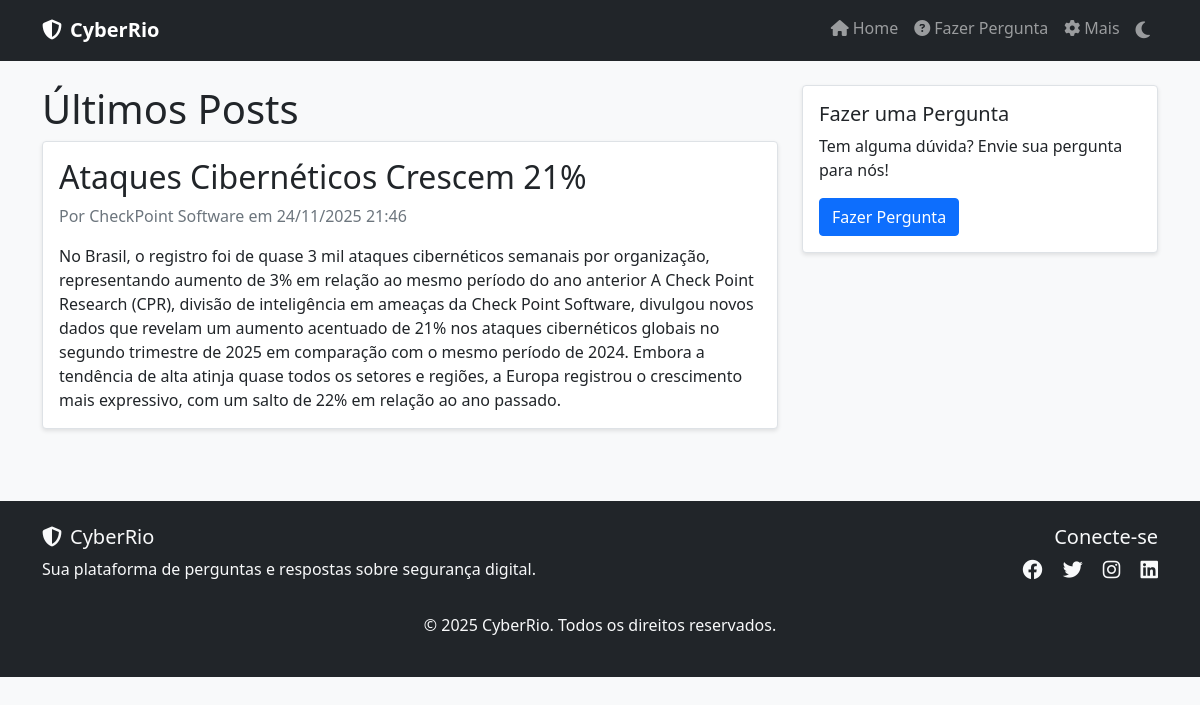
The page / on the database its author committed.
### database.py (models this page shows)
class Post(db.Model):
    id = db.Column(db.Integer, primary_key=True)
    titulo = db.Column(db.String(200), nullable=False)
    conteudo = db.Column(db.Text, nullable=False)
    data_criacao = db.Column(db.DateTime, default=db.func.current_timestamp())
    autor = db.Column(db.String(100), default='Admin')

### app.py (the view)
@app.route('/')
def index():
    posts = Post.query.order_by(Post.data_criacao.desc()).all()
    return render_template('index.html', posts=posts)

### templates/index.html
{% extends "base.html" %}
{% block content %}
<div class="row">
    <div class="col-md-8">
        <h1>Últimos Posts</h1>
        {% for post in posts %}
        <div class="card mb-4">
            <div class="card-body">
                <h2 class="card-title">{{ post.titulo }}</h2>
                <p class="text-muted">
                    Por {{ post.autor }} em {{ post.data_criacao.strftime('%d/%m/%Y %H:%M') }}
                </p>
                <p class="card-text">{{ post.conteudo|safe }}</p>
            </div>
        </div>
        {% else %}
        <div class="alert alert-info">
            Nenhum post publicado ainda.
        </div>
        {% endfor %}
    </div>
    <div class="col-md-4">
        <div class="card">
            <div class="card-body">
                <h5 class="card-title">Fazer uma Pergunta</h5>
                <p class="card-text">Tem alguma dúvida? Envie sua pergunta para nós!</p>
                <a href="{{ url_for('perguntas') }}" class="btn btn-primary">Fazer Pergunta</a>
            </div>
        </div>
    </div>
</div>
{% endblock %}

### templates/base.html (shortened to what this page needs)
<!DOCTYPE html>
<html lang="pt-br">
<head>
    <link href="https://cdn.jsdelivr.net/npm/bootstrap@5.1.3/dist/css/bootstrap.min.css" rel="stylesheet">
    <link rel="stylesheet" href="https://cdnjs.cloudflare.com/ajax/libs/font-awesome/6.4.0/css/all.min.css">
    <link rel="stylesheet" href="{{ url_for('static', filename='style.css') }}">
</head>
<body>
    <nav class="navbar navbar-expand-lg navbar-dark bg-dark">
        <div class="container">
            <a class="navbar-brand" href="{{ url_for('index') }}">
                <i class="fas fa-shield-alt me-2"></i>CyberRio
            </a>
            <div class="collapse navbar-collapse" id="navbarNav">
                <div class="navbar-nav ms-auto">
                    <a class="nav-link" href="{{ url_for('index') }}">
                        <i class="fas fa-home me-1"></i>Home
                    </a>
                    <a class="nav-link" href="{{ url_for('perguntas') }}">
                        <i class="fas fa-question-circle me-1"></i>Fazer Pergunta
                    </a>
                    <a class="nav-link" href="{{ url_for('admin') }}">
                        <i class="fas fa-cog me-1"></i>Mais
                    </a>
                    <span class="nav-link theme-toggle" onclick="toggleTheme()">
                        <i class="fas fa-moon"></i>
                    </span>
                </div>
            </div>
        </div>
    </nav>
    <div class="container mt-4">
        {% block content %}{% endblock %}
    </div>
    <footer class="bg-dark text-light py-4 mt-5">
        <div class="container">
            <div class="row">
                <div class="col-md-6">
                    <h5><i class="fas fa-shield-alt me-2"></i>CyberRio</h5>
                    <p>Sua plataforma de perguntas e respostas sobre segurança digital.</p>
                </div>
                <div class="col-md-6 text-md-end">
                    <h5>Conecte-se</h5>
                    <div class="social-icons">
                        <a href="#" class="text-light me-3"><i class="fab fa-facebook fa-lg"></i></a>
                        <a href="#" class="text-light me-3"><i class="fab fa-twitter fa-lg"></i></a>
                        <a href="#" class="text-light me-3"><i class="fab fa-instagram fa-lg"></i></a>
                        <a href="#" class="text-light"><i class="fab fa-linkedin fa-lg"></i></a>
                    </div>
                </div>
            </div>
            <div class="text-center mt-3">
                <p>&copy; 2025 CyberRio. Todos os direitos reservados.</p>
            </div>
        </div>
    </footer>
</body>
</html>

### static/style.css (style rules this page uses)
body { background-color: #f8f9fa; }
.card { box-shadow: 0 2px 4px rgba(0,0,0,0.1); border: 1px solid #dee2e6; }
.navbar-brand { font-weight: bold; }

### templates/base.html (style rules this page uses)
.navbar-brand { font-weight: bold; transition: transform 0.3s ease; }
.nav-link { position: relative; transition: color 0.3s ease; }
.nav-link::after { content: ''; position: absolute; width: 0; height: 2px; bottom: 0; left: 0; background-color: #fff; transition: width 0.3s ease; }
.card { transition: transform 0.3s ease, box-shadow 0.3s ease; }
.btn { transition: all 0.3s ease; }
.theme-toggle { cursor: pointer; font-size: 1.2rem; transition: transform 0.3s ease; }

### rows shown on the page
Post: titulo "Ataques Cibernéticos Crescem 21%", autor "CheckPoint Software", data_criacao "24/11/2025 21:46", conteudo "No Brasil, o registro foi de quase 3 mil ataques cibernéticos semanais por organização, representando aumento de 3% em relação ao mesmo período do ano anterior A Check Point Research (CPR), divisão de inteligência em ameaças da Check Point Software, divulgou novos dados que revelam um aumento acentuado de 21% nos ataques cibernéticos globais no segundo trimestre de 2025 em comparação com o mesmo período de 2024. Embora a tendência de alta atinja quase todos os setores e regiões, a Europa registrou o crescimento mais expressivo, com um salto de 22% em relação ao ano passado."
